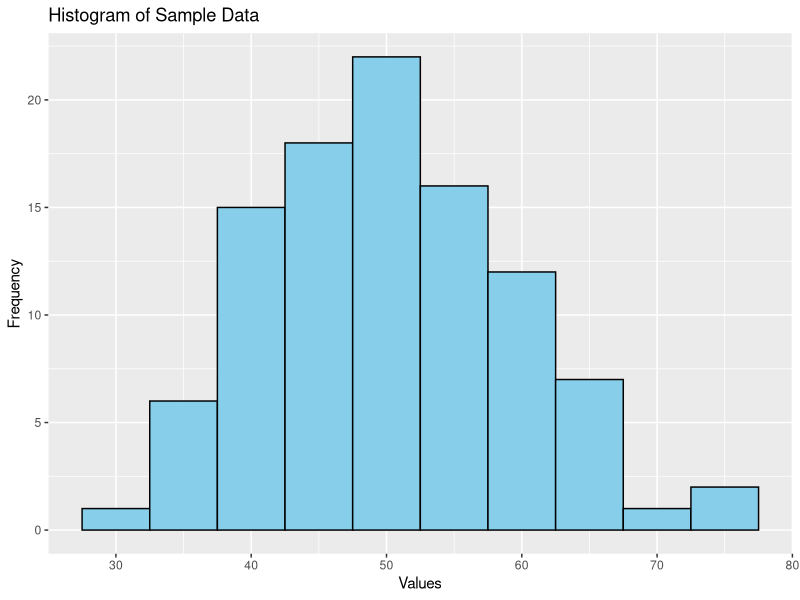
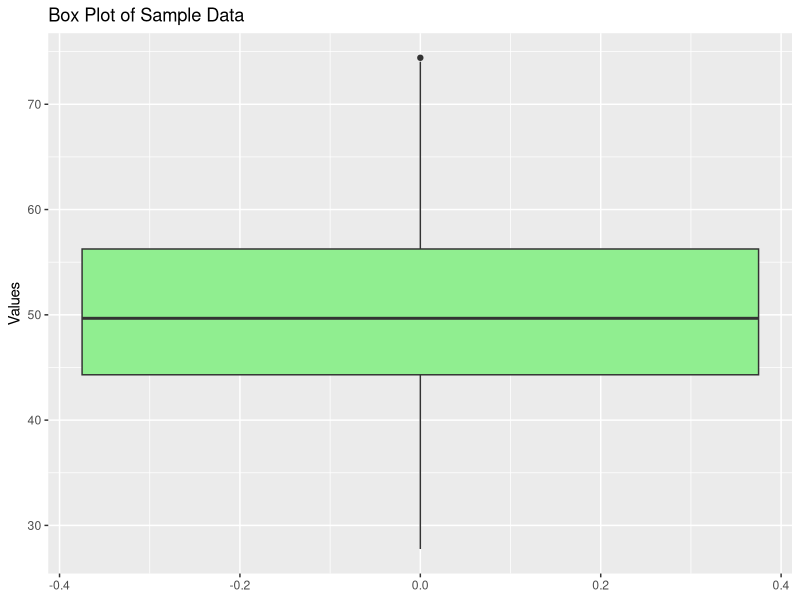
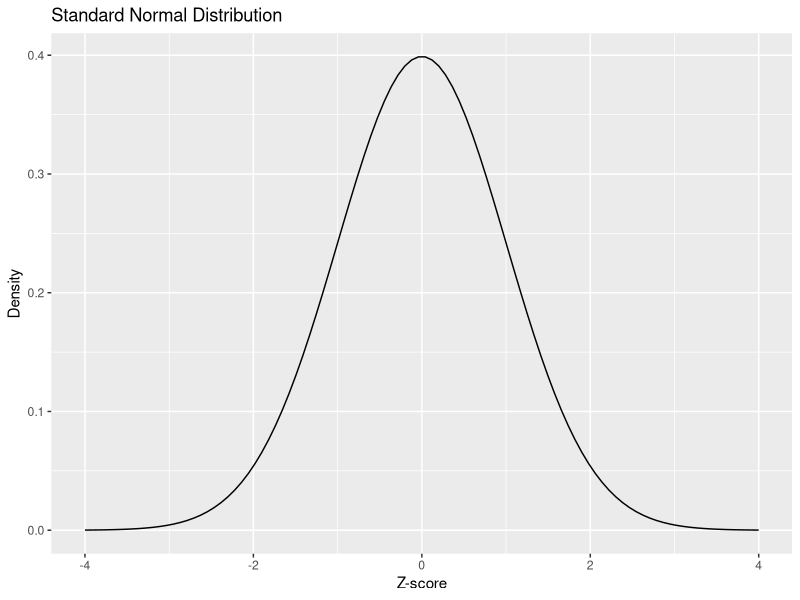
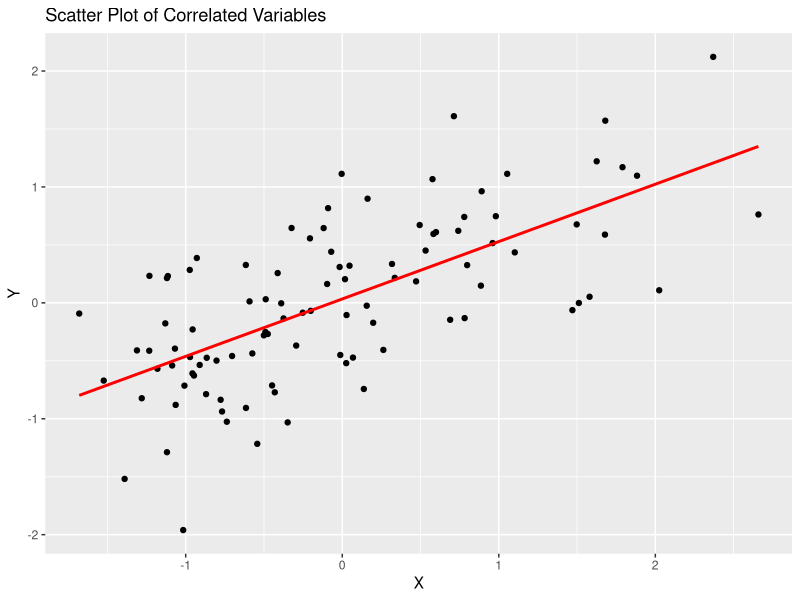

These charts were generated, in order, by the following R code:
# Load necessary libraries
library(ggplot2)

# Generate sample data
set.seed(0)
data <- rnorm(100, mean = 50, sd = 10)

## Descriptive Statistics
mean_value <- mean(data)
median_value <- median(data)
sd_value <- sd(data)
range_value <- range(data)

# Print results
cat("Descriptive Statistics:\n")
cat(paste("Mean:", round(mean_value, 2), "\n"))
cat(paste("Median:", round(median_value, 2), "\n"))
cat(paste("Standard Deviation:", round(sd_value, 2), "\n"))
cat(paste("Range:", round(range_value[2] - range_value[1], 2), "\n\n"))

## Data Visualization
# Histogram
hist_plot <- ggplot(data.frame(data), aes(x = data)) +
  geom_histogram(binwidth = 5, fill = "skyblue", color = "black") +
  labs(title = "Histogram of Sample Data", x = "Values", y = "Frequency")
ggsave("histogram.png", hist_plot, width = 8, height = 6)

# Box plot
box_plot <- ggplot(data.frame(data), aes(y = data)) +
  geom_boxplot(fill = "lightgreen") +
  labs(title = "Box Plot of Sample Data", y = "Values")
ggsave("boxplot.png", box_plot, width = 8, height = 6)

## Probability Distributions
x <- seq(-4, 4, length = 100)
y <- dnorm(x)
norm_dist_plot <- ggplot(data.frame(x, y), aes(x = x, y = y)) +
  geom_line() +
  labs(title = "Standard Normal Distribution", x = "Z-score", y = "Density")
ggsave("normal_distribution.png", norm_dist_plot, width = 8, height = 6)

## Hypothesis Testing
t_test_result <- t.test(data, mu = 50)
cat("One-sample t-test results:\n")
print(t_test_result)
cat("\n")

## Correlation
x <- rnorm(100)
y <- 0.5 * x + rnorm(100, sd = 0.5)
correlation <- cor(x, y)
cat(paste("Correlation:", round(correlation, 2), "\n\n"))

# Scatter plot
scatter_plot <- ggplot(data.frame(x, y), aes(x = x, y = y)) +
  geom_point() +
  geom_smooth(method = "lm", se = FALSE, color = "red") +
  labs(title = "Scatter Plot of Correlated Variables", x = "X", y = "Y")
ggsave("scatter_plot.png", scatter_plot, width = 8, height = 6)

cat("All visualizations have been saved in the working directory.\n")

